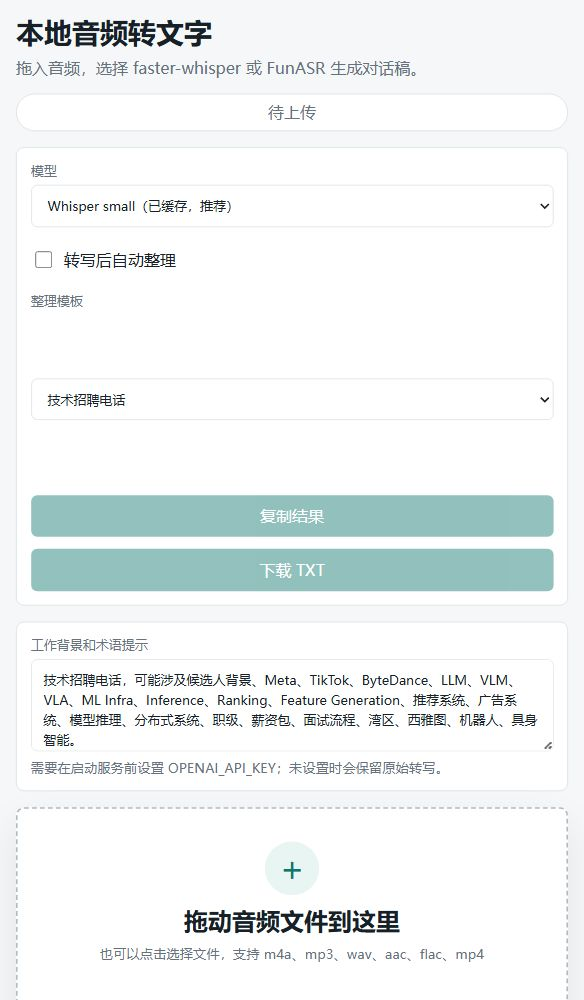
#> input picture docs/app-screenshot.png, 584 x 1000 px
$ python make_readme_demo.py
#> lines starting #> are read from the running program, lines starting #| are printed output that depends on the picture
from pathlib import Path

from PIL import Image, ImageDraw, ImageFont


ROOT = Path(__file__).resolve().parents[1]
SOURCE = ROOT / "docs" / "app-screenshot.png"
OUTPUT = ROOT / "docs" / "demo.gif"


def font(size: int):
    candidates = [
        "C:/Windows/Fonts/msyh.ttc",
        "C:/Windows/Fonts/arial.ttf",
    ]
    for candidate in candidates:
        if Path(candidate).exists():
            return ImageFont.truetype(candidate, size)
    return ImageFont.load_default()


def make_frame(base: Image.Image, title: str, subtitle: str, accent: str) -> Image.Image:
    frame = base.copy().convert("RGBA")
    overlay = Image.new("RGBA", frame.size, (0, 0, 0, 0))
    draw = ImageDraw.Draw(overlay)
    width, _ = frame.size
    box = (40, 34, width - 40, 150)
    draw.rounded_rectangle(box, radius=14, fill=(255, 255, 255, 235), outline=accent, width=4)
    draw.text((64, 52), title, fill=(23, 32, 39, 255), font=font(34))
    draw.text((64, 100), subtitle, fill=(82, 94, 105, 255), font=font(22))
    return Image.alpha_composite(frame, overlay).convert("P", palette=Image.Palette.ADAPTIVE)


def main() -> None:
    base = Image.open(SOURCE)
#> base is the input picture: PIL image 584x1000 RGB; mean R, G, B 238.4, 242.5, 242.7
    base.thumbnail((1100, 760))
#> base: PIL image 444x760 RGB
    frames = [
        make_frame(base, "1. Drag in an audio file", "Drop m4a/mp3/wav recordings into the local web app.", "#0f766e"),
        make_frame(base, "2. Choose ASR + organizer", "Use Whisper or FunASR, then optionally clean up with an LLM.", "#2563eb"),
        make_frame(base, "3. Copy a polished transcript", "Get dialogue-style notes for recruiting calls and meetings.", "#7c3aed"),
    ]
#> in make_frame, `overlay = Image.new("RGBA", frame.size, (0, 0, 0, 0))`: overlay: PIL image 444x760 RGBA; every value is 0
#> in make_frame, `return Image.alpha_composite(frame, overlay).convert("P", palette=Imag..`:
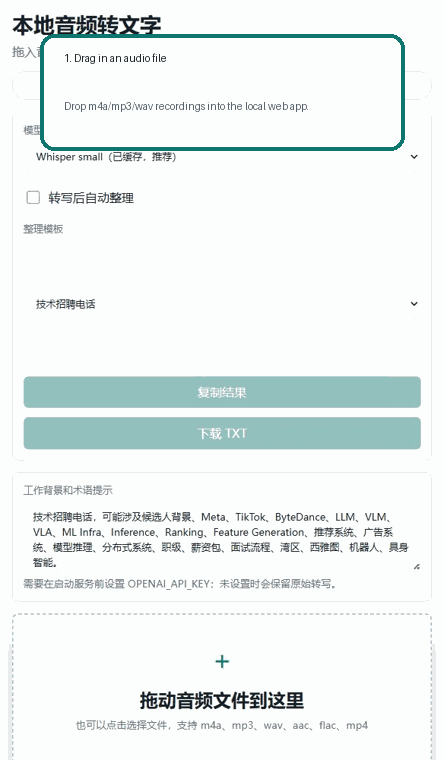
#> returned value: PIL image 444x760 P; mean R, G, B 235.6, 241.1, 241
#> call 2 of make_frame, with title = '2. Choose ASR + organizer', accent = '#2563eb'
#> in make_frame (call 2), `return Image.alpha_composite(frame, overlay).convert("P", palette=Imag..`:
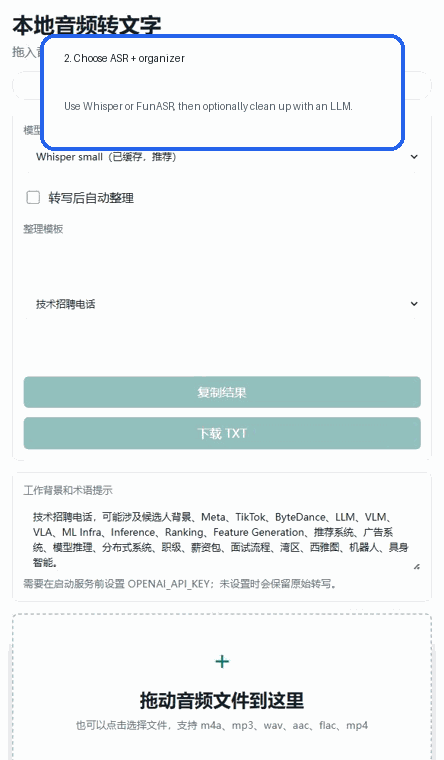
#> returned value: PIL image 444x760 P; mean R, G, B 235.7, 240.8, 242.3
#> call 3 of make_frame, with title = '3. Copy a polished transcript', accent = '#7c3aed'
#> in make_frame (call 3), `return Image.alpha_composite(frame, overlay).convert("P", palette=Imag..`:
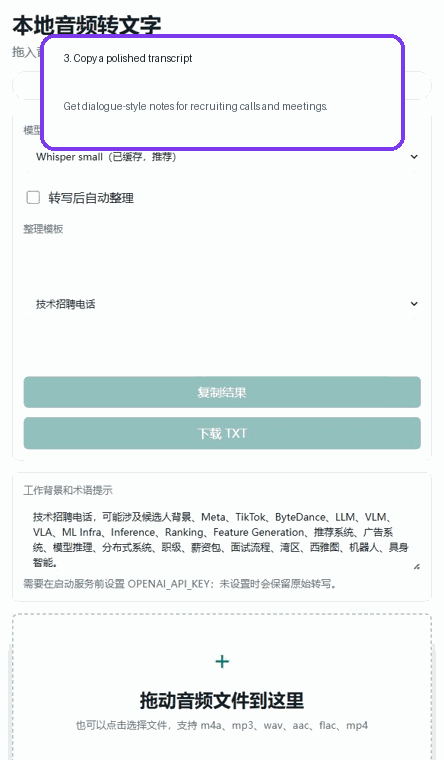
#> returned value: PIL image 444x760 P; mean R, G, B 236.7, 240.4, 242.3
    frames[0].save(
        OUTPUT,
        save_all=True,
        append_images=frames[1:],
        duration=1250,
        loop=0,
        optimize=True,
    )


if __name__ == "__main__":
    main()
